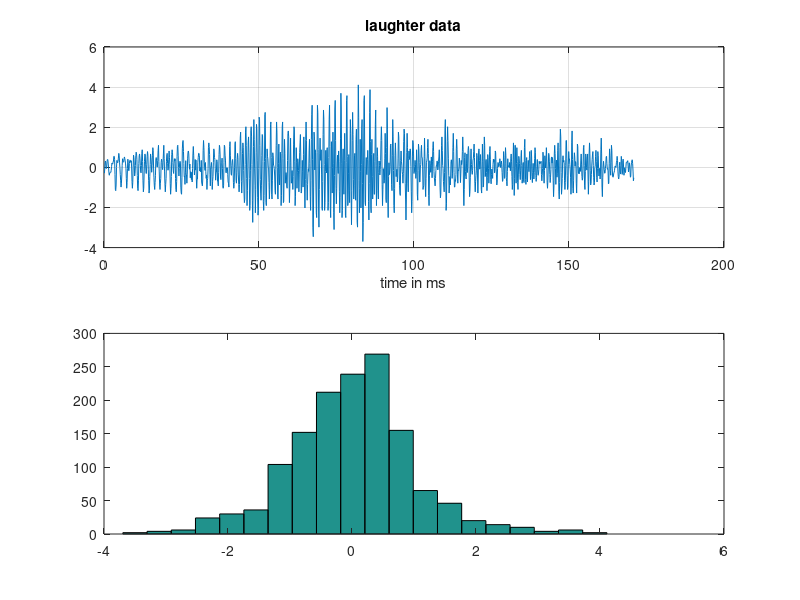
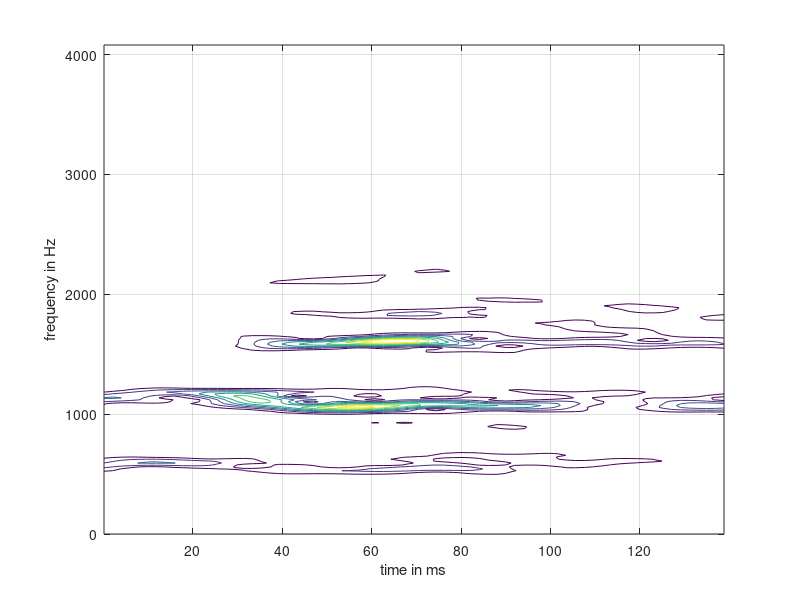

Reproduce these figures in MATLAB, in order. (Note: this script raises an error after producing the figures.)
%EX_LAFF: Analysis of laughter data
%
echo off

% A. Swami April 15, 1995
% Copyright (c) 1991-2001 by United Signals & Systems, Inc. 
%       $Revision: 1.7 $

%     RESTRICTED RIGHTS LEGEND
% Use, duplication, or disclosure by the Government is subject to
% restrictions as set forth in subparagraph (c) (1) (ii) of the
% Rights in Technical Data and Computer Software clause of DFARS
% 252.227-7013.
% Manufacturer: United Signals & Systems, Inc., P.O. Box 2374,
% Culver City, California 90231.
%
%  This material may be reproduced by or for the U.S. Government pursuant
%  to the copyright license under the clause at DFARS 252.227-7013.

clear, 
echo on

 load laff.dat 		       % LAUGHTER data
 y = laff;   Fs = 8192;

echo off
%--- summary stats:

x=(y-mean(y))/std(y);
figno(1) = gcf; 
subplot(211), plot((1:1400)*1000/Fs, x), grid on 
xlabel('time in ms')
title('laughter data')
subplot(212), hist(x,20),

 fprintf('\n Data and histogram plotted in figure window\n');
 disp(' The marginal distribution does not appear to be symmetric')
 fprintf('\n ------  Summary stats \n');
 fprintf(' Mean                    %g\n',mean(y));
 fprintf(' Variance                %g\n',std(y).^2 );
 fprintf(' Skewness (normalized)   %g\n', mean(x.^3) );
 fprintf(' Kurtosis (normalized)   %g\n\n', mean(x.^4) - 3);

disp('Hit any key to continue')
pause

% The Spectrogram:
disp('We will now look at the spectrogram')
      figure
     figno(length(figno)+1) = gcf; 
  [spx, f,t] = specgram (x, 512, Fs, hamming(256), 240);
  contour(t*1000,f,abs(spx),8), grid on 
  xlabel('time in ms'), ylabel('frequency in Hz'),
  set(gcf,'Name','speech spectrogram')

echo on

% Note the dominant frequency tracks around 550, 1100 and 1600 Hz')
%     additional fragments are around 1800 Hz and 2100 Hz ')
% The data appear to be ``harmonic'' in nature.')

% Hit any key to continue
pause

% We can use parametric techniques to estimate the frequencies
% note that the segment is ``stationary''

% ``Power spectra'':
% The singular value plot indicate an order of p=12
     figure, [pxx,a2_1,a2_2] = harmest(x,25,0,'biased',512,2);
     figno(length(figno)+1) = gcf; 
     set(gcf,'Name','speech: power spectra')

% Hit any key to continue
     pause

% ``Fourth-order cumulant spectra''
% The singular value plot will indicate an order of p = 8
% whereas that based on the correlation indicated order p=12.
% A possible explanation is that some of the harmonics are well-modeled as
% narrow-band Gaussian, and some as narrow-band non-Gaussian.
%
    figure, [pxx,a4_1,a4_2] = harmest(x,25,0,'biased',512,4);
     figno(length(figno)+1) = gcf; 
     set(gcf,'Name','speech: cumulant spectra')

% Hit any key to continue
   pause

% We can test whether the bispectrum of the data are statistically
% non-zero by using GLSTAT

     glstat(x,.51,256);

% Since the Pfa is close to 0, we can be virtually certain that the
% data have non-zero bispectrum and hence are non-Gaussian.
% The  estimated and theoretical R values are not close to each other
% indicating that the data are not linear.

% Hit any key to continue
pause

% Both the spectra and cumulant spectra indicate the presence of harmonics
% In order to check for quadratic frequency coupling, we can use
% the spectrum, pick peaks, and check whether f1+f2=f3
% Or we can compute the non-parametric bispectrum, via BISPECD or BISPECI
% or we can use the parametric method in QPCTOR.

disp('[Bs,w]=bispecd( x, 256, 0, 100, 0); ')
echo off
load laff_b
figure,
load laff_b
contour(w,w,abs(Bs),4), grid on 
title('Bispectrum estimated via the direct (FFT) method')
xlabel('f1'), ylabel('f2')
set(gcf,'Name','speech: bispectrum')
figno(length(figno)+1) = gcf; 
echo on

% Note that only the first quadrant is displayed (sufficient)
% Since the data consists of several harmonics, approximately given by
% f_k = k f_0, the bispectrum consists of a mess of impulses.
% Since the underlying model is of a single fundamental, and its harmonics,
% it suffices to use the diagonal of the bispectrum:

% Hit any key to continue
pause

figure,
d=diag(Bs);
plot(w,abs(d)), grid on 
figno(length(figno)+1) = gcf; 
set(gcf,'Name','speech: diagonal slice of bispectrum')

% Hit any key to continue
pause

% We can locate the peaks by using PICKPEAK

[loc,val]=pickpeak(d,3,5);
disp( w(loc)'  )

% Hit any key to continue
pause

% We can use the parametric method QPCTOR to confirm the quadratic frequency
% coupling.
figure,
ar=qpctor(x,25,10,256,100,0,'biased');
set(gcf,'Name','speech: QPC detection')
figno(length(figno)+1) = gcf; 

% The dominant peak is at (0.0625, 0.0625) indicating the presence of
% a second harmonic at 0.1250 (approx 1024 Hz)
% Also, the contour plot shows peaks at (0.0625, k*0.0625),
% indicating `self-coupling' of higher-orders as well.

%  The diagonal slice of the k-th order moment spectrum is  defined by
%
%  S_k(f) := E (  [ X(f) ]^k [ X(kf) ]^*   )
%

% We can also check for self-coupling by looking at the  magnitude of the
% `frequency-scaled' product
%
%  S(k; f) =     X (f) *  X (kf)
%
% which will show an impulse at  f=f_0, if the data contains harmonics
%   with frequencies f_0 and kf_0

% Hit any key to continue
pause

figure 
echo off
kfft = 2048;
Xf = fft(x,kfft) ;
Xf = Xf(1:kfft/2);
if (exist('lf') ~= 1) lf = 5; end
for k=1:4
 L=fix(kfft/(2*k));
 S = Xf(1:L).^k  .* conj( Xf(1:k:k*L) ) ;
 S = abs ( filter(ones(lf,1), 1, S) );
 eval(['S' int2str(k) ' = S;']);
 eval(['subplot(22', int2str(k), ')'])
 w = [1:(L-1)] / kfft * Fs;
 semilogy(w, S(2:L) ),    %avoid DC
 a= axis;  axis([0, round(40/k)*100, a(3), a(4) ]) ;
 ylabel(int2str(k))
 txt1 = [ 'CX(f) .* X(' int2str(k) 'f)' ];
 eval(['title (txt1)'])
 grid on 
end
figno(length(figno)+1) = gcf; 
disp('These diagonal slices indicate self-coupling of various orders')

echo on
% 
%  End of laughter demo
%  Hit any key to clear all plots, and return to previous menu
%
pause

echo off 
for k=1:length(figno)
  close(figno(k))
end
clear figno
